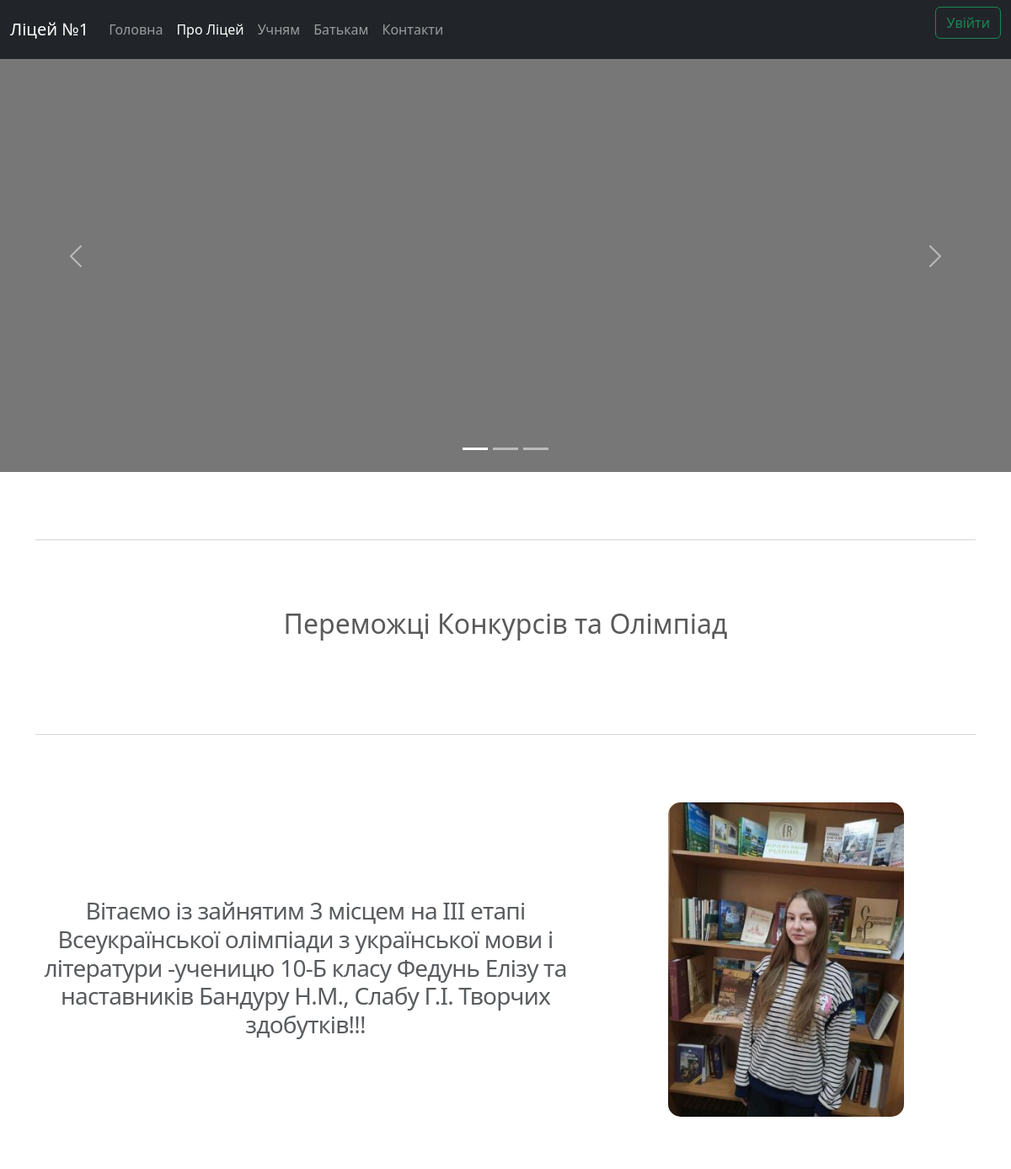
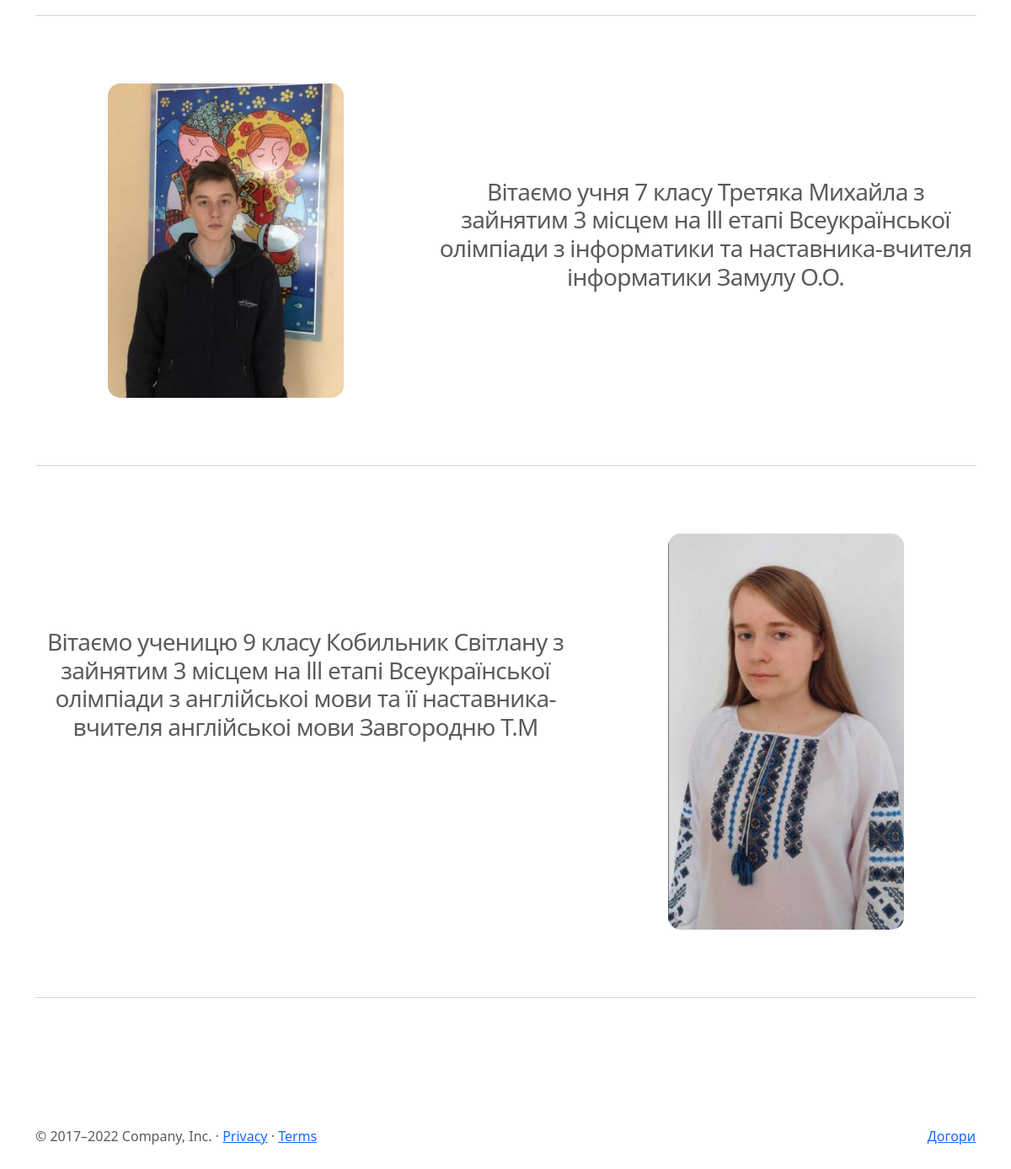
Screenshot of /about/olympiads with the database file from the repository (2 pictures, top to bottom).
### tables this page shows
CREATE TABLE olympiads(
    id INTEGER PRIMARY KEY AUTOINCREMENT,
    created TIMESTAMP NOT NULL DEFAULT CURRENT_TIMESTAMP,
    content TEXT NOT NULL,
    img_path TEXT
);

### main.py (the view)
@app.route("/about/olympiads")
def olympiads():
    olymp = site_db.get_olympiads()
    print(olymp)
    return render_template('about/olymp.html',
                           page='about',
                           title='Олімпіади та конкурси - РОГАТИНСЬКИЙ ЛІЦЕЙ №1',
                           olymp=olymp)

### SQL_db.py (called while the page is built)
    def get_olympiads(self):
        with self.connect:
            return self.cursor.execute('''SELECT * from olympiads''').fetchall()

### templates/about/olymp.html (shortened to what this page needs)
{% extends "base.html" %}
{% block content %}
{% include "about/olympiads.html" %}
{% endblock content %}

### templates/base.html (shortened to what this page needs)
<!doctype html>
<html lang="en">
  <head>
<link href="{{ url_for('static', filename='assets/dist/css/bootstrap.min.css') }}" rel="stylesheet">
    <link href="{{ url_for('static', filename='carousel.css') }}" rel="stylesheet">
  </head>
  <body>
<header>
  <nav class="navbar navbar-expand-md navbar-dark fixed-top bg-dark">
    <div class="container-fluid">
      <a class="navbar-brand" href="{{ url_for('index') }}">Ліцей №1</a>
      <div class="collapse navbar-collapse" id="navbarCollapse">
        <ul class="navbar-nav me-auto mb-2 mb-md-0">
            <li class="nav-item">
                  <a class="nav-link {% if page=='index' %}active{% endif %}" aria-current="page" href="{{ url_for('index') }}">Головна</a>
            </li>
            <li class="nav-item">
                  <a class="nav-link {% if page=='about' %}active{% endif %}" aria-current="page" href="{{ url_for('about') }}">Про Ліцей</a>
            <li class="nav-item">
                  <a class="nav-link {% if page=='students' %}active{% endif %}" aria-current="page" href="#">Учням</a>            </li>
            <li class="nav-item">
                  <a class="nav-link {% if page=='perents' %}active{% endif %}"aria-current="page" href="#">Батькам</a>
            </li>
            <li class="nav-item">
                  <a class="nav-link {% if page=='contacts' %}active{% endif %}" aria-current="page" href="{{ url_for('contacts') }}">Контакти</a>
            </li>
        </ul>
        {% if current_user.is_authenticated %}
            <form class="d-flex" role="search" action="{{ url_for('account') }}">
                <button class="btn btn-outline-success" type="submit">Кабінет</button>
            </form>
        {% else %}
            <form class="d-flex" role="search" action="{{ url_for('sign_in') }}">
                <button class="btn btn-outline-success" type="submit">Увійти</button>
            </form>
        {% endif %}
      </div>
    </div>
  </nav>
</header>
<main>
  <div class="container marketing">
    {% block content %}
    {% endblock content %}
  </div>
<br>
  <footer class="container">
    <p class="float-end"><a href="#">Догори</a></p>
    <p>© 2017–2022 Company, Inc. · <a href="#">Privacy</a> · <a href="#">Terms</a></p>
  </footer>
</main>
  </body>
</html>

### templates/carousel.html (shortened to what this page needs)
<div id="myCarousel" class="carousel slide" data-bs-ride="carousel">
    <div class="carousel-indicators">
      <button type="button" data-bs-target="#myCarousel" data-bs-slide-to="0" class="active" aria-current="true" aria-label="Slide 1"></button>
      <button type="button" data-bs-target="#myCarousel" data-bs-slide-to="1" aria-label="Slide 2"></button>
      <button type="button" data-bs-target="#myCarousel" data-bs-slide-to="2" aria-label="Slide 3"></button>
    </div>
    <div class="carousel-inner">
      <div class="carousel-item active">
        <svg class="bd-placeholder-img" width="100%" height="100%" xmlns="http://www.w3.org/2000/svg" aria-hidden="true" preserveAspectRatio="xMidYMid slice" focusable="false"><rect width="100%" height="100%" fill="#777"/></svg>
      </div>
    </div>
    <button class="carousel-control-prev" type="button" data-bs-target="#myCarousel" data-bs-slide="prev">
      <span class="carousel-control-prev-icon" aria-hidden="true"></span>
    </button>
    <button class="carousel-control-next" type="button" data-bs-target="#myCarousel" data-bs-slide="next">
      <span class="carousel-control-next-icon" aria-hidden="true"></span>
    </button>
</div>

### templates/about/olympiads.html (shortened to what this page needs)
    <hr class="featurette-divider">
    <h2 class="text-center">Переможці Конкурсів та Олімпіад</h2>
    <br>
    <hr class="featurette-divider">
    {% for post in olymp %}
        <div class="row featurette text-center">
            <div class="col-md-7 {% if post[0]%2==0 %} order-md-2 {% endif %}">
                <h3 class="featurette-heading fw-normal lh-1"><span class="text-muted h3">
                    {{ post[2] }}
                </span></h3>
            </div>
            <div class="col-md-5">
                <img style="border-radius: 15px;"  src="{{ url_for('static', filename='') }}{{ post[3] }}" alt=""  width="280" class="img-fluid">
            </div>
        </div>
        <hr class="featurette-divider">
    {% endfor %}
    <br>
<br>

### static/carousel.css (style rules this page uses)
body { padding-top: 3rem; padding-bottom: 3rem; color: #5a5a5a; }
.carousel { margin-bottom: 4rem; }
.carousel-item { height: 32rem; }
.featurette-divider { margin: 5rem 0; }
.featurette-heading { letter-spacing: -.05rem; }
@media (min-width: 40em) { .featurette-heading { font-size: 50px; } }
@media (min-width: 62em) { .featurette-heading { margin-top: 7rem; } }

### templates/base.html (style rules this page uses)
.bd-placeholder-img { font-size: 1.125rem; text-anchor: middle; -webkit-user-select: none; -moz-user-select: none; user-select: none; }

### rows the page displays
olympiads: content "Вітаємо із зайнятим 3 місцем на III етапі Всеукраїнської олімпіади з української мови і літератури -ученицю 10-Б класу Федунь Елізу та наставників Бандуру Н.М., Слабу Г.І. Творчих здобутків!!!", img_path (picture)
olympiads: content "Вітаємо учня 7 класу Третяка Михайла з зайнятим 3 місцем на lll етапі Всеукраїнської олімпіади з інформатики та наставника-вчителя інформатики Замулу О.О.", img_path (picture)
olympiads: content "Вітаємо ученицю 9 класу Кобильник Світлану з зайнятим 3 місцем на lll етапі Всеукраїнської олімпіади з англійськоі мови та її наставника- вчителя англійськоі мови Завгородню Т.М", img_path (picture)
